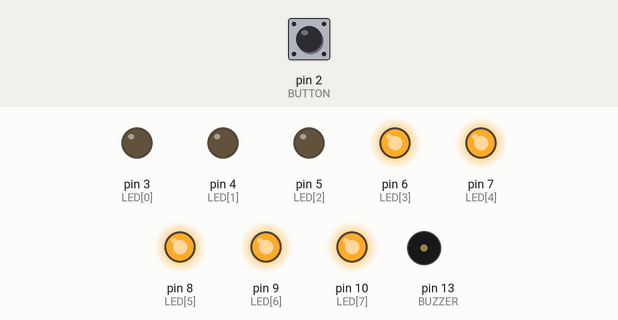
Simulated run of this sketch. Board: Arduino Uno, built with avr-gcc and run on an emulated ATmega328P. Shown: output pins drawn as LEDs (lit = HIGH), buzzer (waves = sounding, pin HIGH). Dashed ring = blinking. The inputs (shaded band) are chosen by the test bench; at power-on: pin 2 (BUTTON) HIGH.

Above: at 1.65 s.
1.7 s: pin 2 (BUTTON) pulsed LOW 5 times (0.12 s each, 0.3 s apart)
At 2.2 s:
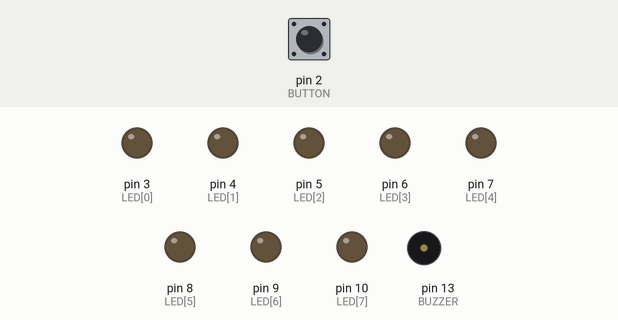
4.7 s: pin 2 (BUTTON) pulsed LOW 5 times (0.12 s each, 0.3 s apart)
At 5.45 s:
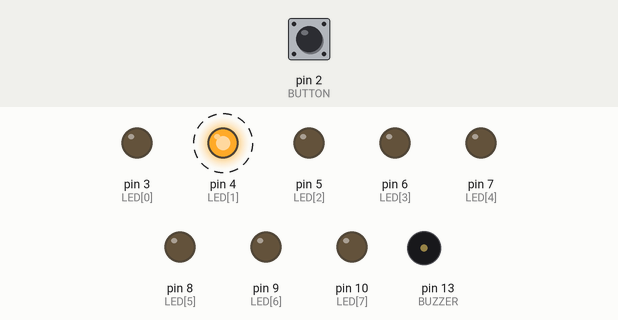
7.7 s: pin 2 (BUTTON) pulled LOW for 0.15 s
10.7 s: pin 2 (BUTTON) pulled LOW for 1 s
At 11.45 s:
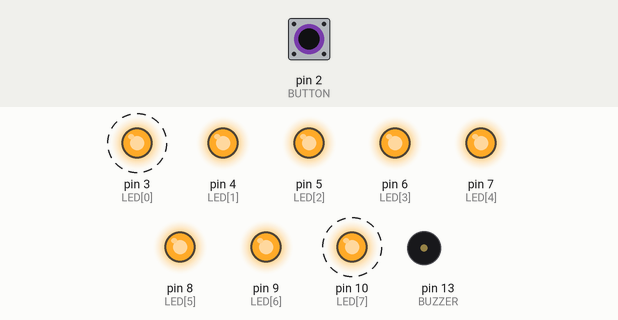
Timing chart, 0 to 14.7 s (numbered marks = the images above; inputs shaded):
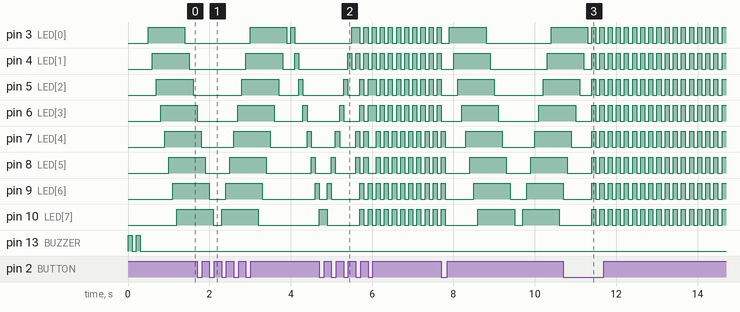

The sketch:

ExampleCodeArduinoKMA.ino
```cpp
/*
     _             _   _                 _     _
  __| | __ _ _   _| |_| |__   __ _ _ __ | |__ | |_ _ __ _   _ _ __   __ _
 / _` |/ _` | | | | __| '_ \ / _` | '_ \| '_ \| __| '__| | | | '_ \ / _` |
| (_| | (_| | |_| | |_| | | | (_| | | | | | | | |_| |  | |_| | | | | (_| |
 \__,_|\__,_|\__,_|\__|_| |_|\__,_|_| |_|_| |_|\__|_|   \__,_|_| |_|\__, |
                                                                    |___/
*/
//*****************************************************************//
// Copyright by Dau Thanh Trung
// Project: Example Code for Arduino UNO Limited Version KMA
// Date:    1/11/2024
// Author:  Dau Thanh Trung
// Phone:   0868.24.25.09
// Mail:    dauthanhtrung.kma@gmail.com
// Site:    www.facebook.com/dauthanhtrung.kma
// Git:     www.github.com/dauthanhtrung
//*****************************************************************//
//Khai báo các chân kết nối
//Cần phải gạt 2 công tắc bit ở trên KMA-UNO để led và còi hoạt động
#define BUTTON 2                           // Kết nối nút nhấn với pin 2 (hỗ trợ ngắt interrupt 2)
#define BUZZER 13                          // Kết nối với còi chip với pin 13
byte LED[] = { 3, 4, 5, 6, 7, 8, 9, 10 };  // Kết nối với LED từ pin 3 - pin 10

#define ON 1                   // ~HIGH Bật
#define OFF 0                  // ~LOW  Tắt
int time_delay = 100;          // Biến lưu thời gian delay của hiệu ứng
unsigned int MODE;             // Biến mode để lưu chương trình đang chạy theo chế độ
void CheckButtonInterrupt() {  //Chương trình ngắt
  MODE++;                      //Chuyển đổi giữa các chế độ dùng ngắt
  if (MODE > 10) MODE = 0;     //có 10 chương trình nháy led
}
void bip(uint16_t time_delay) {  //còi chip kêu theo thời gian được set
  digitalWrite(BUZZER, ON);
  delay(time_delay);
  digitalWrite(BUZZER, OFF);
  delay(time_delay);
}
void setup() {
  //Khởi tạo GPIO input, output
  for (int i = 0; i < 8; i++) {
    pinMode(LED[i], OUTPUT);    //Khởi tạo LED là OUTPUT
    digitalWrite(LED[i], OFF);  // Tắt các đèn
  }

  pinMode(BUZZER, OUTPUT);                            //Khởi tạo còi chip là OUTPUT
  pinMode(BUTTON, INPUT_PULLUP);                      //Khởi tạo nút nhấn với trở treo lên VCC
  attachInterrupt(0, CheckButtonInterrupt, FALLING);  //Khởi tạo ngắt ở pin 2
  MODE = 10;                                          //gọi chế độ mặc định là 10
  bip(100);                                           //còi chip kêu
  bip(100);
  // bip(200);
  // Khởi tạo thành công!
}

void loop() {  //Chương trình chính
  //Chọn chế độ để hoạt động theo chương trình con
  // if (!MODE) bip(200);
  switch (MODE) {
    case 0:
      MODE0();
      break;
    case 1:
      MODE1();
      break;
    case 2:
      MODE2();
      break;
    case 3:
      MODE3();
      break;
    case 4:
      MODE4();
      break;
    case 5:
      MODE5();
      break;
    case 6:
      MODE6();
      break;
    case 7:
      MODE7();
      break;
    case 8:
      MODE8();
      break;
    case 9:
      MODE9();
      break;
    case 10:
      MODE10();
      break;
  }
}
//************************Chương trình con******************************//
void All_OFF() {
  for (int i = 0; i < 8; i++) {
    digitalWrite(LED[i], OFF);  // tắt cả 8 led
  }
}
void All_ON() {
  for (int i = 0; i < 8; i++) {
    digitalWrite(LED[i], ON);  // bật cả 8 led
  }
}
void MODE0() {  //Chế độ 0: nhấp nháy led
  //int time_delay = 100;
  All_ON();
  delay(time_delay);
  All_OFF();
  delay(time_delay);
}
void MODE1() {  //Chế độ 1: sáng dồn từ dưới lên
  //int time_delay = 100;
  All_OFF();
  delay(time_delay);
  for (int i = 0; i < 8; i++) {
    digitalWrite(LED[i], ON);  // sáng dần
    delay(time_delay);
  }
}
void MODE2() {  //Chế độ 2: sáng dồn từ trên xuống
  //int time_delay = 100;
  All_OFF();
  delay(time_delay);
  for (int i = 7; i >= 0; i--) {
    digitalWrite(LED[i], ON);  // sáng dần
    delay(time_delay);
  }
}
void MODE3() {  //Chế độ 3: sáng dồn đảo
  //int time_delay = 100;
  All_OFF();
  delay(time_delay);
  for (int i = 0; i < 8; i++) {
    digitalWrite(LED[i], ON);
    delay(time_delay);
  }
  All_OFF();
  // delay(time_delay);
  for (int i = 7; i >= 0; i--) {
    digitalWrite(LED[i], ON);
    delay(time_delay);
  }
}
void MODE4() {  //Chế độ 4: led đơn đuổi từ dưới lên
  //int time_delay = 100;
  All_OFF();
  for (int i = 0; i < 8; i++) {
    digitalWrite(LED[i], ON);  // sáng dần
    digitalWrite(LED[i - 1], OFF);
    delay(time_delay);
  }
}
void MODE5() {  //Chế độ 5: led đơn đuổi từ trên xuống
  //int time_delay = 100;
  All_OFF();
  for (int i = 7; i >= 0; i--) {
    digitalWrite(LED[i], ON);  // sáng dần
    digitalWrite(LED[i + 1], OFF);
    delay(time_delay);
  }
}
void MODE6() {  //Chế độ 6: led đơn đuổi đảo qua lại
  //int time_delay = 100;
  All_OFF();
  for (int i = 0; i < 8; i++) {
    digitalWrite(LED[i], ON);  // sáng dần
    digitalWrite(LED[i - 1], OFF);
    delay(time_delay);
  }
  for (int i = 7; i >= 0; i--) {
    digitalWrite(LED[i], ON);  // sáng dần
    digitalWrite(LED[i + 1], OFF);
    delay(time_delay);
  }
}
void MODE7() {  //Chế độ 7: led sáng luân phiên chẵn lẻ
  //int time_delay = 100;
  digitalWrite(LED[0], ON);
  digitalWrite(LED[1], OFF);
  digitalWrite(LED[2], ON);
  digitalWrite(LED[3], OFF);
  digitalWrite(LED[4], ON);
  digitalWrite(LED[5], OFF);
  digitalWrite(LED[6], ON);
  digitalWrite(LED[7], OFF);
  delay(time_delay);
  digitalWrite(LED[0], OFF);
  digitalWrite(LED[1], ON);
  digitalWrite(LED[2], OFF);
  digitalWrite(LED[3], ON);
  digitalWrite(LED[4], OFF);
  digitalWrite(LED[5], ON);
  digitalWrite(LED[6], OFF);
  digitalWrite(LED[7], ON);
  delay(time_delay);
}
void MODE8() {  //Chế độ 8: led sáng luân phiên chẵn lẻ 2 led
  //int time_delay = 100;
  digitalWrite(LED[0], ON);
  digitalWrite(LED[1], ON);
  digitalWrite(LED[2], OFF);
  digitalWrite(LED[3], OFF);
  digitalWrite(LED[4], ON);
  digitalWrite(LED[5], ON);
  digitalWrite(LED[6], OFF);
  digitalWrite(LED[7], OFF);
  delay(time_delay);
  digitalWrite(LED[0], OFF);
  digitalWrite(LED[1], OFF);
  digitalWrite(LED[2], ON);
  digitalWrite(LED[3], ON);
  digitalWrite(LED[4], OFF);
  digitalWrite(LED[5], OFF);
  digitalWrite(LED[6], ON);
  digitalWrite(LED[7], ON);
  delay(time_delay);
}
void MODE9() {  //Chế độ 9: led sáng luân phiên 4 led
  //int time_delay = 100;
  digitalWrite(LED[0], ON);
  digitalWrite(LED[1], ON);
  digitalWrite(LED[2], ON);
  digitalWrite(LED[3], ON);
  digitalWrite(LED[4], OFF);
  digitalWrite(LED[5], OFF);
  digitalWrite(LED[6], OFF);
  digitalWrite(LED[7], OFF);
  delay(time_delay);
  digitalWrite(LED[0], OFF);
  digitalWrite(LED[1], OFF);
  digitalWrite(LED[2], OFF);
  digitalWrite(LED[3], OFF);
  digitalWrite(LED[4], ON);
  digitalWrite(LED[5], ON);
  digitalWrite(LED[6], ON);
  digitalWrite(LED[7], ON);
  delay(time_delay);
}
void MODE10() {  //Chế độ 10
  //int time_delay = 100;
  All_OFF();
  delay(time_delay);
  for (int i = 0; i < 8; i++) {
    digitalWrite(LED[i], ON);
    delay(time_delay);
  }
  // All_OFF();
  delay(time_delay);
  for (int i = 0; i < 8; i++) {
    digitalWrite(LED[i], OFF);
    delay(time_delay);
  }
  delay(time_delay);
  for (int i = 7; i >= 0; i--) {
    digitalWrite(LED[i], ON);
    delay(time_delay);
  }
  // All_OFF();
  delay(time_delay);
  for (int i = 7; i >= 0; i--) {
    digitalWrite(LED[i], OFF);
    delay(time_delay);
  }
}

//C:\Users\Admin\AppData\Local\Temp\arduino\sketches\BB10693D29FD9065922F1B8C0E2EADA0
```

Measured:
- after the input at 4.7 s, pin 4 (LED[1]): alternates HIGH for 0.10 s and LOW for 0.10 s, starting after 0.70 s
- after the input at 10.7 s, pin 10 (LED[7]): alternates HIGH for 0.10 s and LOW for 0.10 s, starting after 0.70 s
- by itself, pin 3 (LED[0]): alternates HIGH for 0.10 s and LOW for 0.10 s
- by itself, pin 5 (LED[2]), pin 6 (LED[3]), pin 7 (LED[4]), pin 8 (LED[5]), pin 9 (LED[6]): repeats every 0.20 s: HIGH 0.10 s, LOW 0.10 s
